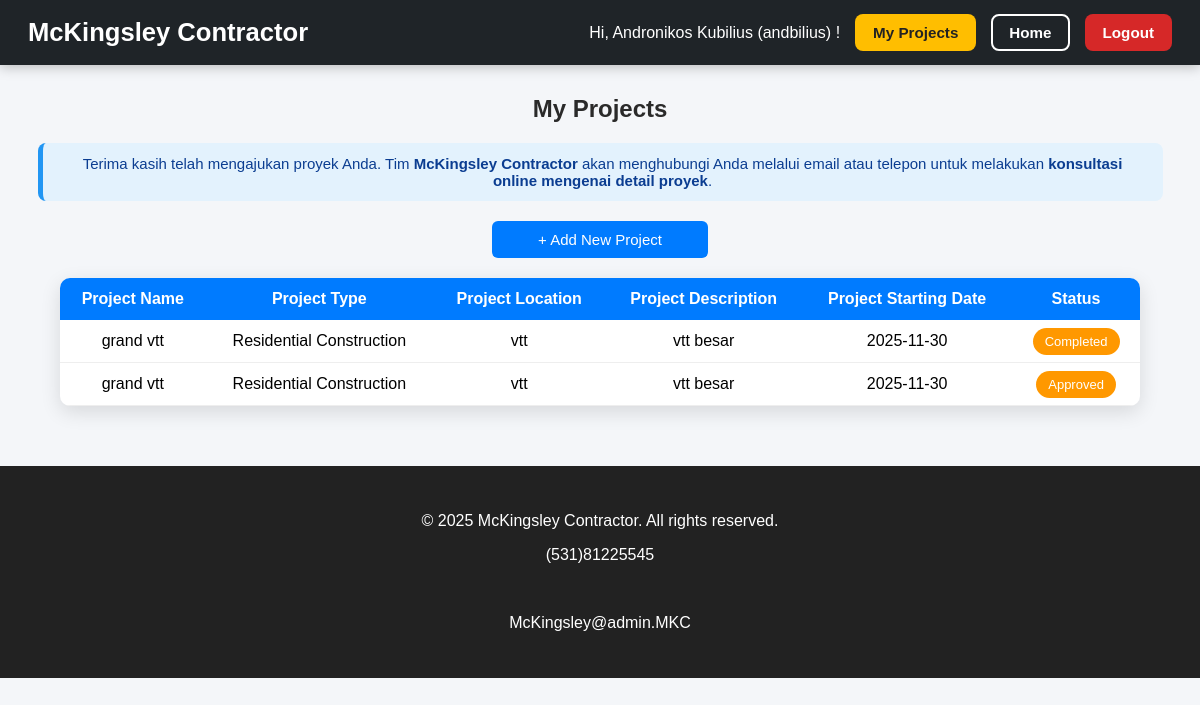
The app's page /client/myprojects.php (signed in) with its own data.
### tables this page shows
CREATE TABLE `projects` (
  `id` int NOT NULL,
  `user_id` int NOT NULL,
  `project_title` varchar(150) NOT NULL,
  `project_type` enum('Architectural Planning','Residential Construction','Commercial Construction','Skyscraper Construction','Renovation') NOT NULL,
  `location` varchar(255) NOT NULL,
  `project_description` text NOT NULL,
  `preferred_date` date NOT NULL,
  `status` enum('Pending Review','Approved','In Progress','Completed') DEFAULT 'Pending Review',
  `created_at` timestamp NULL DEFAULT CURRENT_TIMESTAMP
);

### client/myprojects.php (the view, shortened to what this page needs)
<?php
include 'connection.php';
$user_id = $_SESSION['id'];
$result = mysqli_query($conn,
    "SELECT * FROM projects WHERE user_id = $user_id ORDER BY id DESC"
);
?>
<!DOCTYPE html>
<html>
<head>
    <link rel="stylesheet" href="projects.css">
</head>
<body>
<header>
    <div class="brand">McKingsley Contractor</div>
    <div class="right-nav">
        <span class="username">
            Hi, <?= $_SESSION['fullname']; ?> (<?= $_SESSION['username']; ?>) !
        </span>
        <a href="myprojects.php">
            <button class="nav-btn btn-projects">My Projects</button>
        </a>
        <a href="welcome.php">
            <button class="nav-btn btn-home">Home</button>
        </a>
        <a href="logout.php">
            <button class="nav-btn btn-logout">Logout</button>
        </a>
    </div>
</header>
<h2>My Projects</h2>
<p class="info-contact">
    Terima kasih telah mengajukan proyek Anda.
    Tim <strong>McKingsley Contractor</strong> akan menghubungi Anda melalui email atau telepon
    untuk melakukan <strong>konsultasi online mengenai detail proyek</strong>.
</p>
<a class="btn-add" href="addproject.php">+ Add New Project</a>
<table>
    <tr>
        <th>Project Name</th>
        <th>Project Type</th>
        <th>Project Location</th>
        <th>Project Description</th>
        <th>Project Starting Date</th>
        <th>Status</th>
    </tr>
    <?php while ($row = mysqli_fetch_assoc($result)): ?>
    <tr>
        <td><?= $row['project_title'] ?></td>
        <td><?= $row['project_type'] ?></td>
        <td><?= $row['location'] ?></td>
        <td><?= $row['project_description'] ?></td>
        <td><?= $row['preferred_date'] ?></td>
        <td>
            <?php
            $status = $row['status'];
            $status_class = 'status-pending';
            ?>
            <span class="status <?= $status_class ?>"><?= ucfirst($status) ?></span>
        </td>
    </tr>
    <?php endwhile; ?>
</table>
<footer class="bg-dark text-white text-center py-3">
  <p>&copy; 2025 McKingsley Contractor. All rights reserved.</p>
  <p>(531)81225545</p><br>
  <p>McKingsley@admin.MKC</p>
</footer>
</body>
</html>

### client/projects.css (style rules this page uses)
body { font-family: "Poppins", sans-serif; background: #f4f6f9; margin: 0; padding: 0; }
h2 { text-align: center; margin-top: 30px; font-weight: 600; color: #2a2a2a; }
.btn-add { display: inline-block; background: #007bff; color: white; padding: 10px 18px; font-size: 15px; border-radius: 6px; text-decoration: none; margin: 20px auto; display: block; width: 180px; text-align: center; transition: 0.2s ease; }
table { width: 90%; margin: 20px auto; border-collapse: collapse; background: white; border-radius: 10px; overflow: hidden; box-shadow: 0 6px 20px rgba(0,0,0,0.12); }
table th { background: #007bff; color: white; padding: 12px; font-weight: 600; text-align: center; }
table td { padding: 12px; text-align: center; border-bottom: 1px solid #eee; }
.status { padding: 6px 12px; font-size: 13px; border-radius: 20px; color: white; }
.status-pending { background: #ff9800; }
button { width: 100%; padding: 11px; border: none; background: #28a745; color: white; font-size: 16px; border-radius: 6px; cursor: pointer; transition: 0.2s ease; font-weight: 600; }
a { color: #007bff; text-decoration: none; font-weight: 500; }
.info-contact { width: 90%; margin: 0 auto 20px auto; text-align: center; background: #e3f2fd; padding: 12px 20px; border-radius: 8px; color: #0b3d91; font-size: 15px; border-left: 5px solid #2196f3; }
html, body { overflow-x: hidden; }
header { width: 100%; background: #1f2428; color: #fff; display: flex; justify-content: space-between; align-items: center; flex-wrap: wrap; padding: 14px 28px; box-sizing: border-box; box-shadow: 0 2px 12px rgba(0,0,0,0.25); position: sticky; top: 0; z-index: 999; font-family: "Poppins", sans-serif; }
header .brand { font-size: 1.6rem; font-weight: 600; }
header .right-nav { display: flex; align-items: center; gap: 15px; flex-wrap: wrap; }
.username { white-space: nowrap; }
.nav-btn { padding: 8px 16px; border-radius: 8px; font-size: 0.95rem; font-weight: 600; border: 2px solid transparent; cursor: pointer; transition: 0.25s ease-in-out; white-space: nowrap; }
.btn-projects { background: #ffbe00; color: #222; }
.btn-home { background: transparent; color: #fff; border: 2px solid #fff; }
.btn-logout { background: #d62828; color: #fff; }
footer { margin-top: 60px; padding: 30px 0; background: #222; color: white; text-align: center; font-weight: 300; }

### records on screen
projects: project_title "grand vtt", project_type "Residential Construction", location "vtt", project_description "vtt besar", preferred_date "2025-11-30", status "Completed"
projects: project_title "grand vtt", project_type "Residential Construction", location "vtt", project_description "vtt besar", preferred_date "2025-11-30", status "Approved"

### other values on screen
$_SESSION['fullname'] "Andronikos Kubilius"
$_SESSION['username'] "andbilius"
